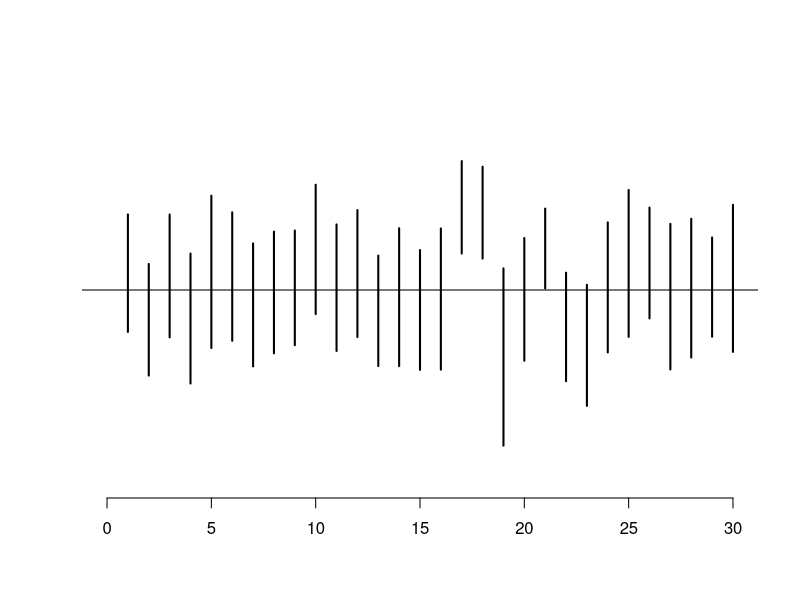

The R script that drew this image:
num_sample = 30
sample_size = 20
plot(c(0,num_sample), c(35, 65), type='n', axes=FALSE, xlab='', ylab='')
axis(1)
abline(h=50)
lower = upper = numeric(num_sample)
count = 0
for (i in 1:num_sample){
  x = rnorm(sample_size, 50, 10)
  lower[i] = t.test(x)$conf.int[1]
  upper[i] = t.test(x)$conf.int[2]
  segments(i, lower[i], i, upper[i], lwd=2)
  if(lower[i] <= 50 & upper[i] >= 50) count = count + 1
}
print(c('信頼区間が真値を含んだ割合', count/num_sample))